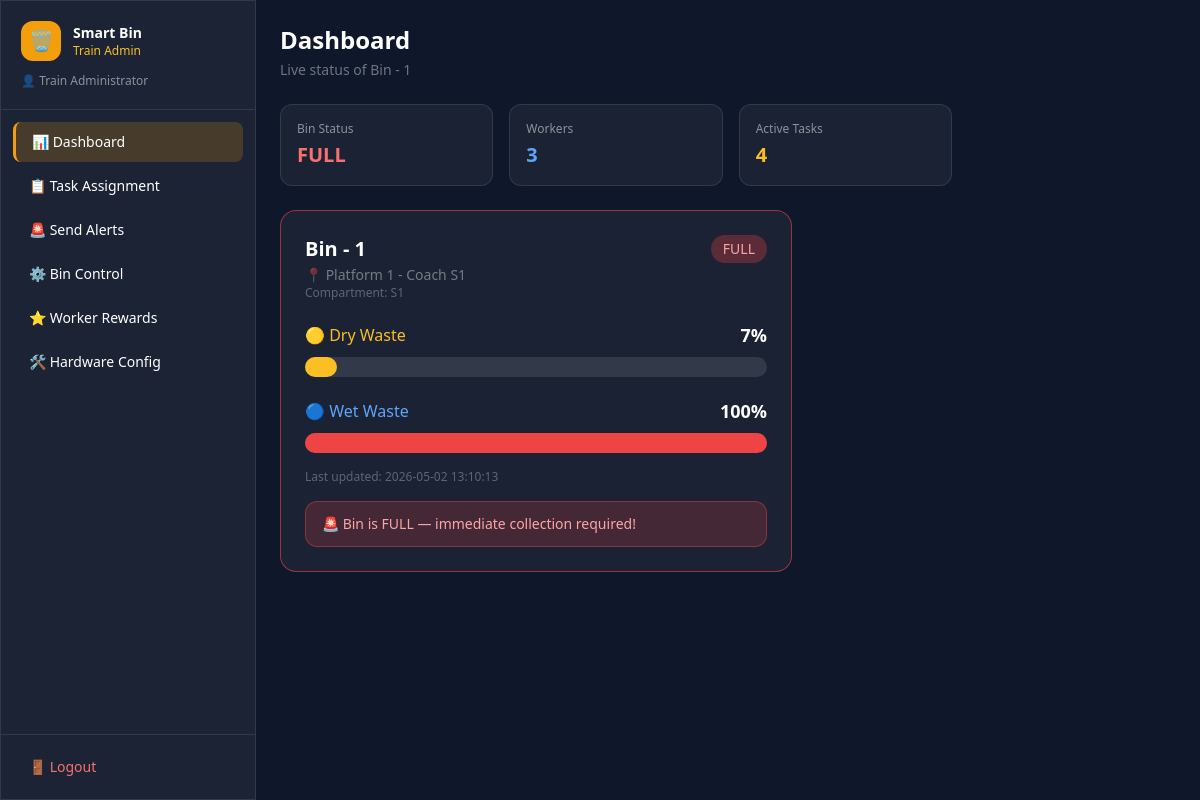
Screenshot of /train-admin (signed in) with the database file from the repository.
### tables this page shows
CREATE TABLE bins (
            id INTEGER PRIMARY KEY AUTOINCREMENT,
            bin_name TEXT NOT NULL,
            location TEXT NOT NULL,
            compartment TEXT NOT NULL,
            dry_level INTEGER DEFAULT 0 CHECK(dry_level BETWEEN 0 AND 100),
            wet_level INTEGER DEFAULT 0 CHECK(wet_level BETWEEN 0 AND 100),
            status TEXT DEFAULT 'normal' CHECK(status IN ('normal', 'full', 'maintenance')),
            last_updated TIMESTAMP DEFAULT CURRENT_TIMESTAMP
        , human_dist INTEGER DEFAULT 0);

### app.py (the view)
@app.route("/train-admin")
def train_admin_dashboard():
    if not login_required("train_admin"):
        return redirect(url_for("login"))
    db      = get_db()
    bin_row = db.execute("SELECT * FROM bins WHERE id=1").fetchone()
    workers = db.execute("SELECT * FROM workers ORDER BY name").fetchall()
    tasks   = db.execute("""
        SELECT t.*, w.name as worker_name, b.bin_name, b.location
        FROM tasks t JOIN workers w ON t.worker_id=w.id
        JOIN bins b ON t.bin_id=b.id
        ORDER BY t.created_at DESC
    """).fetchall()
    alerts  = db.execute("SELECT * FROM alerts ORDER BY created_at DESC LIMIT 20").fetchall()
    bin_config = db.execute("SELECT * FROM bin_config WHERE bin_id=1").fetchone()
    db.close()
    return render_template("train_admin.html",
        bin=bin_row, workers=workers, tasks=tasks, alerts=alerts, name=session["name"], bin_config=bin_config)

### app.py (called while the page is built)
def login_required(role=None):
    if "user_id" not in session:
        return False
    if role and session.get("role") != role:
        return False
    return True

### database.py (called while the page is built)
def get_db():
    conn = sqlite3.connect(DB_NAME)
    conn.row_factory = sqlite3.Row
    return conn

### templates/train_admin.html (shortened to what this page needs)
<!DOCTYPE html>
<html lang="en">
<head>
  <script src="https://cdn.tailwindcss.com"></script>
</head>
<body class="min-h-screen text-white flex">
  <aside class="w-64 min-h-screen glass flex-shrink-0 flex flex-col">
    <div class="p-5 border-b border-white/10">
      <div class="flex items-center gap-3">
        <div class="w-10 h-10 bg-amber-500 rounded-xl flex items-center justify-center text-xl">🗑️</div>
        <div><p class="font-bold text-sm">Smart Bin</p><p class="text-amber-400 text-xs">Train Admin</p></div>
      </div>
      <p class="text-white/50 text-xs mt-3">👤 {{ name }}</p>
    </div>
    <nav class="flex-1 p-3 space-y-1">
      <button onclick="showSection('dashboard')" id="nav-dashboard" class="sidebar-item active w-full text-left px-4 py-2.5 rounded-lg text-sm flex items-center gap-3">📊 Dashboard</button>
      <button onclick="showSection('tasks')"     id="nav-tasks"     class="sidebar-item w-full text-left px-4 py-2.5 rounded-lg text-sm flex items-center gap-3">📋 Task Assignment</button>
      <button onclick="showSection('alerts')"    id="nav-alerts"    class="sidebar-item w-full text-left px-4 py-2.5 rounded-lg text-sm flex items-center gap-3">🚨 Send Alerts</button>
      <button onclick="showSection('control')"   id="nav-control"   class="sidebar-item w-full text-left px-4 py-2.5 rounded-lg text-sm flex items-center gap-3">⚙️ Bin Control</button>
      <button onclick="showSection('rewards')"   id="nav-rewards"   class="sidebar-item w-full text-left px-4 py-2.5 rounded-lg text-sm flex items-center gap-3">⭐ Worker Rewards</button>
      <button onclick="showSection('settings')"  id="nav-settings"  class="sidebar-item w-full text-left px-4 py-2.5 rounded-lg text-sm flex items-center gap-3">🛠️ Hardware Config</button>
    </nav>
    <div class="p-3 border-t border-white/10">
      <a href="/logout" class="flex items-center gap-2 px-4 py-2.5 rounded-lg text-sm text-red-400 hover:bg-red-500/10 transition">🚪 Logout</a>
    </div>
  </aside>
  <main class="flex-1 p-6 overflow-y-auto">
    <div id="section-dashboard" class="section active">
      <h2 class="text-2xl font-bold mb-1">Dashboard</h2>
      <p class="text-white/40 text-sm mb-6">Live status of Bin - 1</p>
      <div class="grid grid-cols-3 gap-4 mb-6 max-w-2xl">
        <div class="glass rounded-xl p-4">
          <p class="text-white/50 text-xs mb-1">Bin Status</p>
          <p class="text-xl font-bold {% if bin.status=='full' %}text-red-400{% elif bin.status=='maintenance' %}text-yellow-400{% else %}text-green-400{% endif %}">{{ bin.status|upper }}</p>
        </div>
        <div class="glass rounded-xl p-4">
          <p class="text-white/50 text-xs mb-1">Workers</p>
          <p class="text-xl font-bold text-blue-400">{{ workers|length }}</p>
        </div>
        <div class="glass rounded-xl p-4">
          <p class="text-white/50 text-xs mb-1">Active Tasks</p>
          <p class="text-xl font-bold text-amber-400">{{ tasks|selectattr('status','ne','completed')|list|length }}</p>
        </div>
      </div>
      <div id="bin-card" class="glass rounded-2xl p-6 max-w-lg {% if bin.status=='full' %}bin-full-glow{% endif %}">
        <div class="flex justify-between items-start mb-5">
          <div>
            <p class="text-xl font-bold">{{ bin.bin_name }}</p>
            <p class="text-white/40 text-sm mt-0.5">📍 {{ bin.location }}</p>
            <p class="text-white/30 text-xs">Compartment: {{ bin.compartment }}</p>
          </div>
          <span id="bin-status-badge" class="text-sm px-3 py-1 rounded-full font-medium {% if bin.status=='full' %}bg-red-500/30 text-red-300{% elif bin.status=='maintenance' %}bg-yellow-500/30 text-yellow-300{% else %}bg-green-500/30 text-green-300{% endif %}">
            {{ bin.status|upper }}
          </span>
        </div>
        <div class="mb-5">
          <div class="flex justify-between items-center mb-2">
            <span class="text-amber-400 font-medium">🟡 Dry Waste</span>
            <span id="dry-pct" class="text-lg font-bold">{{ bin.dry_level }}%</span>
          </div>
          <div class="w-full bg-white/10 rounded-full h-5">
            <div id="dry-bar" class="progress-bar h-5 rounded-full
              {% if bin.dry_level>=90 %}bg-red-500{% elif bin.dry_level>=70 %}bg-amber-500{% else %}bg-amber-400{% endif %}"
              style="width:{{ bin.dry_level }}%"></div>
          </div>
        </div>
        <div class="mb-4">
          <div class="flex justify-between items-center mb-2">
            <span class="text-blue-400 font-medium">🔵 Wet Waste</span>
            <span id="wet-pct" class="text-lg font-bold">{{ bin.wet_level }}%</span>
          </div>
          <div class="w-full bg-white/10 rounded-full h-5">
            <div id="wet-bar" class="progress-bar h-5 rounded-full
              {% if bin.wet_level>=90 %}bg-red-500{% elif bin.wet_level>=70 %}bg-blue-400{% else %}bg-blue-500{% endif %}"
              style="width:{{ bin.wet_level }}%"></div>
          </div>
        </div>
        <p class="text-white/30 text-xs">Last updated: <span id="last-updated">{{ bin.last_updated }}</span></p>
        {% if bin.status=='full' %}
        <div class="mt-4 bg-red-500/20 border border-red-500/40 rounded-xl px-4 py-3 text-red-300 text-sm">🚨 Bin is FULL — immediate collection required!</div>
        {% endif %}
      </div>
    </div>
  </main>
</body>
</html>

### templates/train_admin.html (style rules this page uses)
body { background: #0f172a; }
.glass { background: rgba(255,255,255,0.05); border: 1px solid rgba(255,255,255,0.1); }
.sidebar-item.active { background: rgba(245,158,11,0.2); border-left: 3px solid #f59e0b; }
.progress-bar { transition: width 0.8s ease; }
.section { display: none; }
.section.active { display: block; }
.bin-full-glow { animation: pulse-red 1.4s infinite; border:1px solid rgba(239,68,68,0.6) !important; }

### rows the page displays
bins: status "FULL", bin_name "Bin - 1", location "Platform 1 - Coach S1", compartment "S1", dry_level "7", wet_level "100", last_updated "2026-05-02 13:10:13"

### other values shown
{{ name }} "Train Administrator"
{{ workers|length }} "3"
{{ tasks|selectattr('status','ne','completed')|list|length }} "4"
